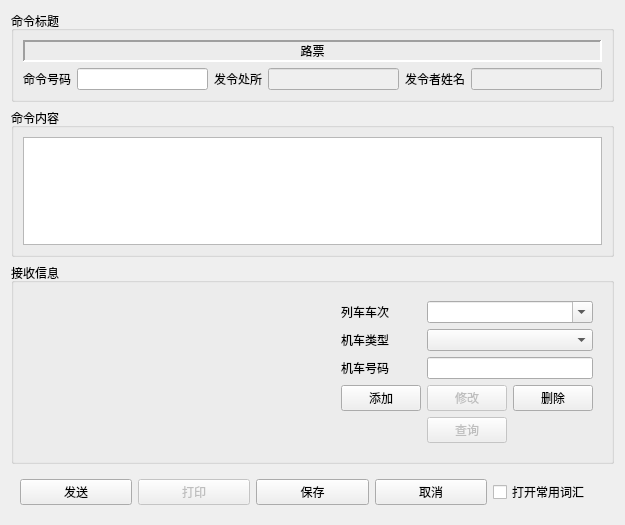
<?xml version="1.0" encoding="UTF-8"?>
<ui version="4.0">
 <class>NewLP</class>
 <widget class="QWidget" name="NewLP">
  <property name="geometry">
   <rect>
    <x>0</x>
    <y>0</y>
    <width>625</width>
    <height>525</height>
   </rect>
  </property>
  <property name="focusPolicy">
   <enum>Qt::StrongFocus</enum>
  </property>
  <property name="windowTitle">
   <string>新建路票</string>
  </property>
  <layout class="QVBoxLayout" name="verticalLayout">
   <item>
    <widget class="QGroupBox" name="groupBox">
     <property name="title">
      <string>命令标题</string>
     </property>
     <layout class="QGridLayout" name="gridLayout">
      <item row="0" column="0" colspan="6">
       <widget class="QLabel" name="label">
        <property name="frameShape">
         <enum>QFrame::Panel</enum>
        </property>
        <property name="frameShadow">
         <enum>QFrame::Sunken</enum>
        </property>
        <property name="lineWidth">
         <number>2</number>
        </property>
        <property name="text">
         <string>路票</string>
        </property>
        <property name="alignment">
         <set>Qt::AlignCenter</set>
        </property>
       </widget>
      </item>
      <item row="1" column="0">
       <widget class="QLabel" name="label_2">
        <property name="text">
         <string>命令号码</string>
        </property>
       </widget>
      </item>
      <item row="1" column="1">
       <widget class="QLineEdit" name="lineEdit"/>
      </item>
      <item row="1" column="2">
       <widget class="QLabel" name="label_3">
        <property name="text">
         <string>发令处所</string>
        </property>
       </widget>
      </item>
      <item row="1" column="3">
       <widget class="QLineEdit" name="lineEdit_2">
        <property name="enabled">
         <bool>false</bool>
        </property>
       </widget>
      </item>
      <item row="1" column="4">
       <widget class="QLabel" name="label_4">
        <property name="text">
         <string>发令者姓名</string>
        </property>
       </widget>
      </item>
      <item row="1" column="5">
       <widget class="QLineEdit" name="lineEdit_3">
        <property name="enabled">
         <bool>false</bool>
        </property>
       </widget>
      </item>
     </layout>
    </widget>
   </item>
   <item>
    <widget class="QGroupBox" name="groupBox_2">
     <property name="title">
      <string>命令内容</string>
     </property>
     <layout class="QVBoxLayout" name="verticalLayout_2">
      <item>
       <widget class="QTextEdit" name="textEdit"/>
      </item>
     </layout>
    </widget>
   </item>
   <item>
    <widget class="QGroupBox" name="groupBox_3">
     <property name="title">
      <string>接收信息</string>
     </property>
     <layout class="QHBoxLayout" name="horizontalLayout" stretch="3,2">
      <item>
       <widget class="QWidget" name="widget_2" native="true">
        <layout class="QGridLayout" name="gridLayout_3"/>
       </widget>
      </item>
      <item>
       <widget class="QWidget" name="widget_3" native="true">
        <layout class="QGridLayout" name="gridLayout_2">
         <item row="4" column="0">
          <spacer name="horizontalSpacer_2">
           <property name="orientation">
            <enum>Qt::Horizontal</enum>
           </property>
           <property name="sizeHint" stdset="0">
            <size>
             <width>72</width>
             <height>20</height>
            </size>
           </property>
          </spacer>
         </item>
         <item row="0" column="1" colspan="2">
          <widget class="QComboBox" name="comboBox_2">
           <property name="editable">
            <bool>true</bool>
           </property>
          </widget>
         </item>
         <item row="3" column="1">
          <widget class="QPushButton" name="pushButton_2">
           <property name="enabled">
            <bool>false</bool>
           </property>
           <property name="text">
            <string>修改</string>
           </property>
          </widget>
         </item>
         <item row="1" column="1" colspan="2">
          <widget class="QComboBox" name="comboBox_3"/>
         </item>
         <item row="4" column="1">
          <widget class="QPushButton" name="pushButton_4">
           <property name="enabled">
            <bool>false</bool>
           </property>
           <property name="text">
            <string>查询</string>
           </property>
          </widget>
         </item>
         <item row="1" column="0">
          <widget class="QLabel" name="label_6">
           <property name="text">
            <string>机车类型</string>
           </property>
          </widget>
         </item>
         <item row="3" column="0">
          <widget class="QPushButton" name="pushButton">
           <property name="sizePolicy">
            <sizepolicy hsizetype="Minimum" vsizetype="Ignored">
             <horstretch>0</horstretch>
             <verstretch>0</verstretch>
            </sizepolicy>
           </property>
           <property name="focusPolicy">
            <enum>Qt::StrongFocus</enum>
           </property>
           <property name="text">
            <string>添加</string>
           </property>
           <property name="flat">
            <bool>false</bool>
           </property>
          </widget>
         </item>
         <item row="0" column="0">
          <widget class="QLabel" name="label_5">
           <property name="text">
            <string>列车车次</string>
           </property>
          </widget>
         </item>
         <item row="2" column="1" colspan="2">
          <widget class="QLineEdit" name="lineEdit_4"/>
         </item>
         <item row="2" column="0">
          <widget class="QLabel" name="label_7">
           <property name="text">
            <string>机车号码</string>
           </property>
          </widget>
         </item>
         <item row="3" column="2">
          <widget class="QPushButton" name="pushButton_3">
           <property name="text">
            <string>删除</string>
           </property>
          </widget>
         </item>
         <item row="4" column="2">
          <spacer name="horizontalSpacer_3">
           <property name="orientation">
            <enum>Qt::Horizontal</enum>
           </property>
           <property name="sizeHint" stdset="0">
            <size>
             <width>72</width>
             <height>20</height>
            </size>
           </property>
          </spacer>
         </item>
        </layout>
       </widget>
      </item>
     </layout>
    </widget>
   </item>
   <item>
    <widget class="QWidget" name="widget" native="true">
     <layout class="QHBoxLayout" name="horizontalLayout_2">
      <item>
       <widget class="QPushButton" name="pushButton_5">
        <property name="text">
         <string>发送</string>
        </property>
       </widget>
      </item>
      <item>
       <widget class="QPushButton" name="pushButton_6">
        <property name="enabled">
         <bool>false</bool>
        </property>
        <property name="text">
         <string>打印</string>
        </property>
       </widget>
      </item>
      <item>
       <widget class="QPushButton" name="pushButton_7">
        <property name="text">
         <string>保存</string>
        </property>
       </widget>
      </item>
      <item>
       <widget class="QPushButton" name="pushButton_8">
        <property name="text">
         <string>取消</string>
        </property>
       </widget>
      </item>
      <item>
       <widget class="QCheckBox" name="checkBox">
        <property name="text">
         <string>打开常用词汇</string>
        </property>
       </widget>
      </item>
     </layout>
    </widget>
   </item>
  </layout>
 </widget>
 <resources/>
 <connections/>
</ui>
